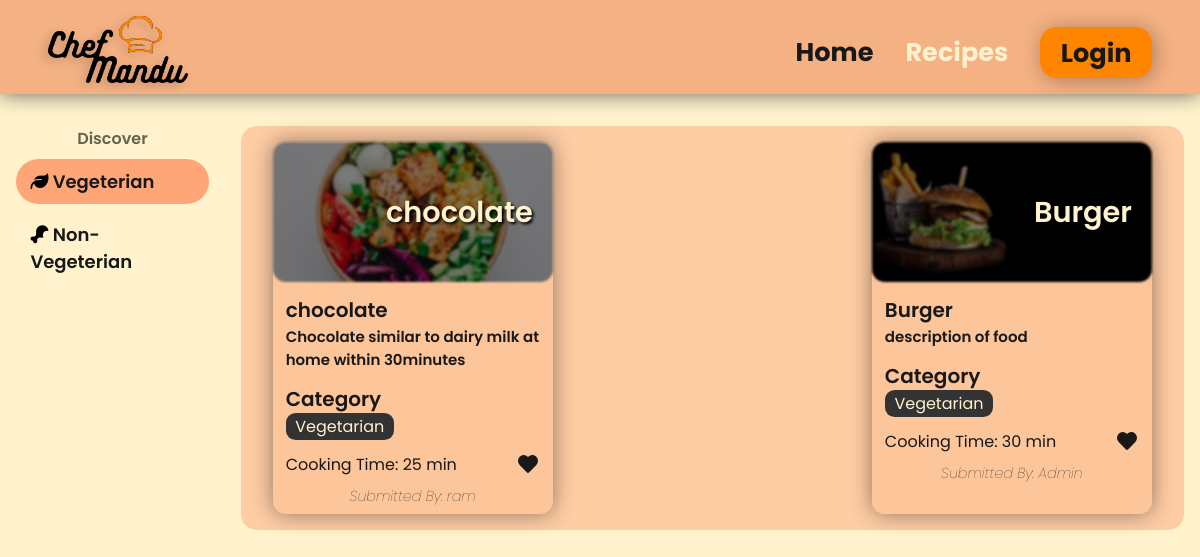
The app's page /chefMandu/homepage/recipes/recipeDash.php with its own data.
### tables this page shows
CREATE TABLE `recipes` (
  `rid` int(11) NOT NULL,
  `rtitle` varchar(100) DEFAULT NULL,
  `ringredients` varchar(255) DEFAULT NULL,
  `rdescription` text DEFAULT NULL,
  `rimg` varchar(150) NOT NULL,
  `id` int(11) NOT NULL,
  `cate_id` int(11) NOT NULL,
  `infos` text DEFAULT NULL,
  `prep_time_min` int(11) NOT NULL
);

CREATE TABLE `categories` (
  `id` int(11) NOT NULL,
  `name` varchar(15) DEFAULT NULL
);

CREATE TABLE `users` (
  `id` int(11) NOT NULL,
  `email` varchar(250) NOT NULL,
  `username` varchar(100) NOT NULL,
  `password` varchar(100) NOT NULL,
  `repassword` varchar(100) NOT NULL,
  `role` varchar(6) NOT NULL DEFAULT 'client',
  `JoinedDate` datetime NOT NULL DEFAULT current_timestamp()
);

### chefMandu/homepage/recipes/tab-content.php (the view, shortened to what this page needs)
<?php
  include_once("../../login/php/connection.php");
?>
<div class="tabs-content">
  <div class="tabs-data">
    <?php
      $select = "SELECT * FROM recipes JOIN users ON recipes.id=users.id JOIN categories ON recipes.cate_id=categories.id  WHERE cate_id = 1 ORDER BY recipes.rid";
      $exe = mysqli_query($conn,$select);
      if(mysqli_num_rows($exe)>0){
    ?>
    <div class="cards">
      <?php
        while($row = mysqli_fetch_assoc($exe)){
      ?>
        <div class="card-container">
          <a href="recipe.php?recipe=<?php echo $row['rid'];?>">
          <div class="card-header">
            <div class="card-img">
              <img src="../../uploads/<?php echo $row['rimg']?>" halt="" />
              <div class="card-name"><?php echo $row['rtitle']?></div>
            </div>
          </div>
          <div class="card-body">
            <div class="card-title"><?php echo $row['rtitle']?></div>
            <div class="card-desc">
              <?php echo $row['infos']?>
            </div>
          </div>
          <div class="card-body2">
            <div class="card-category-type">
              <div class="card-category">Category</div>
              <div>
                <span><?php echo $row['name']?></span>
              </div>
            </div>
          </div>
          <div class="card-footer">
            <div>
              Cooking Time: <?php echo $row['prep_time_min']?> min
            </div>
            <?php if(!empty($_SESSION['Username'])){ ?>
              <div class="card-save">
                <?php
                  $rid = $row['rid'];
                  $select= " SELECT uid,rid FROM fav WHERE uid=$uid and rid=$rid ";
                  $selectExe = mysqli_query($conn, $select);
                  if(mysqli_num_rows($selectExe) == 1){
                ?>
                <a href="../../crud(php)/favourites/remove-save-recipePg.php?rid=<?php echo $rid;?>&uname=<?php echo $_SESSION['Username'];?>" title="Remove from favourites" class="fav-btn">
                  <svg
                    xmlns="http://www.w3.org/2000/svg"
                    width="24"
                    height="24"
                    viewBox="0 0 24 24"
                    >
                    <path
                      stroke-linejoin="round"
                      stroke-width="1.5"
                      d="M22 8.862a5.95 5.95 0 0 1-1.654 4.13c-2.441 2.531-4.809 5.17-7.34 7.608c-.581.55-1.502.53-2.057-.045l-7.295-7.562c-2.205-2.286-2.205-5.976 0-8.261a5.58 5.58 0 0 1 8.08 0l.266.274l.265-.274A5.612 5.612 0 0 1 16.305 3c1.52 0 2.973.624 4.04 1.732A5.95 5.95 0 0 1 22 8.862Z"
                    />
                  </svg>
                </a>
                <?php }else{ ?>
                <a href="../../crud(php)/favourites/save-recipePg.php?rid=<?php echo $rid;?>&uname=<?php echo $_SESSION['Username'];?>" title="Add to favourites" class="fav-btn remove">
                  <svg
                    xmlns="http://www.w3.org/2000/svg"
                    width="24"
                    height="24"
                    viewBox="0 0 24 24"
                    >
                    <path
                      stroke-linejoin="round"
                      stroke-width="1.5"
                      d="M22 8.862a5.95 5.95 0 0 1-1.654 4.13c-2.441 2.531-4.809 5.17-7.34 7.608c-.581.55-1.502.53-2.057-.045l-7.295-7.562c-2.205-2.286-2.205-5.976 0-8.261a5.58 5.58 0 0 1 8.08 0l.266.274l.265-.274A5.612 5.612 0 0 1 16.305 3c1.52 0 2.973.624 4.04 1.732A5.95 5.95 0 0 1 22 8.862Z"
                    />
                  </svg>
                </a>
                <?php } ?>
              </div>
            <?php }else{ ?>
              <div class="card-save">
                <a href="../../login/login.php" class="fav-btn remove">
                </a>
              </div>
            <?php }?>
          </div>
          <?php if($row['role']=='client'){?>
          <span> <i>Submitted By: <?php echo $row['username']?></i> </span>
          <?php }else{ ?>
          <span> <i>Submitted By: Admin</i> </span>
          <?php } ?>
        </a>
        </div>
      <?php
        } }else{echo "Currently no recipes found";}
      ?>
    </div>
  </div>
</div>

### chefMandu/homepage/recipes/recipeDash.php (shortened to what this page needs)
<!DOCTYPE html>
<html lang="en">
  <head>
    <link
      rel="stylesheet"
      href="https://cdnjs.cloudflare.com/ajax/libs/font-awesome/6.4.0/css/all.min.css"
    />
    <link rel="stylesheet" href="../css/main.css" />
    <link rel="stylesheet" href="css/recipeDash.css">
  </head>
  <body>
    <div class="nav">
      <div class="logo">
        <a href="../main.php"><img src="../../img/new-logo-svg-cropped.svg" alt="" /></a>
      </div>
      <div class="menus">
        <ul>
          <li><a href="../main.php">Home</a></li>
          <li><a href="#" class="active">Recipes</a></li>
          <?php
            if(!empty($_SESSION['isLoggedIn'] )){
              if($_SESSION['isLoggedIn'] != 'true'){ ?>
          <li><a href="../login/login.html">Login</a></li>
          <?php }else{
              if($_SESSION['Role'] == 'admin'){
            ?>
          <li><a href="../../dashboard/admin.php">Profile</a></li>
          <?php }else{ ?>
          <li><a href="../../dashboard/client.php">Profile</a></li>
          <?php } } }else{ ?>
          <li><a href="../../login/login.php">Login</a></li>
          <?php } ?>
        </ul>
      </div>
    </div>
    <div class="body">
      <div class="tabs">
        <ul>
          <p>Discover</p>
          <li><i class="fa-solid fa-leaf" style="color: #000000;"></i> <a href="#">Vegeterian</a></li>
          <li><i class="fa-solid fa-drumstick-bite" style="color: #000000;"></i> <a href="#">Non-Vegeterian</a></li>
        </ul>
      </div>
      <?php include('tab-content.php')?>
    </div>
  </body>
</html>

### chefMandu/homepage/css/main.css (style rules this page uses)
:root { --color1: #fff2cc; --color2: #f4b183; --color3: #ff8500; --color4: #181818; }
* { padding: 0; margin: 0; box-sizing: border-box; font-family: "Poppins"; scroll-behavior: smooth; scroll-padding-top: 130px; }
body { background-color: var(--color1); color: var(--color4); background-attachment: fixed; }
li { list-style: none; }
a { text-decoration: none; }
.nav { display: flex; justify-content: space-between; align-items: center; padding: 0.3em 3em; background-color: transparent; padding-top: 1em; margin-bottom: 1em; gap: 10vw; position: sticky; z-index: 2; background-color: var(--color2); border-radius: 1.8em 1.8em 0 0; margin: 0.6em 0.6em 0 0.6em; }
.logo { width: 140px; }
.logo img { width: 100%; height: 100%; filter: drop-shadow(-4px 3px 5px rgba(0, 0, 0, 0.2)); }
.menus ul { display: flex; gap: 2em; }
.menus li { transition: 0.1s ease; }
.menus a { color: var(--color4); font-weight: bold; font-size: 1.6em; transition: 0.2s ease-out; }
.menus li:last-child a { background-color: var(--color3); border-radius: 0.625em; padding: 0.3em 0.8em; box-shadow: 2px 2px 20px 0px rgba(0, 0, 0, 0.3); }
.menus a.active { color: var(--color1); }
.tabs { width: 90%; margin: 1em auto; margin-top: 3em; }
.tabs ul { display: flex; justify-content: center; gap: 3vw; flex-wrap: wrap; }
.tabs li { padding: 0.5em 0.8em; border-radius: 1.4em; font-size: 18px; font-weight: 600; cursor: pointer; }
.tabs li.active { background: #ffa678; animation: fadeColor 0.4s ease; }
.tabs-content { margin: 3em auto; text-align: center; position: relative; width: 90%; }
.tabs-data { position: relative; display: none; width: 100%; flex-direction: column; }
.tabs-data.active { display: flex; animation: fade 0.8s ease; }
.cards { display: flex; justify-content: space-between; flex-wrap: wrap; padding: 0 1em; }
.cards a { color: #181818; }
.card-container { display: flex; flex-direction: column; max-width: 280px; width: 100%; background-color: #f4b18350; border-radius: 0.8em; box-shadow: 0 0 22px 0 #1818187c; transition: transform 0.1s ease; cursor: pointer; }
.card-img { position: relative; height: 140px; }
.card-name { position: absolute; top: 50%; right: 20px; transform: translateY(-50%); font-size: 1.8em; font-weight: 600; color: var(--color1); text-shadow: 2px 2px 3px black; }
.card-img img { width: 100%; height: 100%; object-fit: cover; border-radius: 0.8em; filter: brightness(50%) blur(0.8px); transition: filter 0.2s ease; }
.card-body, .card-body2, .card-footer { text-align: left; padding: 0.8em 0.8em 0 0.8em; }
.card-title, .card-category { font-size: 20px; font-weight: 600; }
.card-desc { font-size: 15px; font-weight: 600; }
.card-category-type span { background: #333333; color: var(--color1); border-radius: 0.6em; padding: 0.1em 0.6em; }
.card-footer { display: flex; justify-content: space-between; }
.fav-btn { fill: red; transition: 0.23s; }
.fav-btn.remove { fill: #181818; transition: 0.23s; }
.card-container span i { font-weight: lighter; font-size: 0.9em; }
.card-container span { margin-bottom: 6px; }

### chefMandu/homepage/recipes/css/recipeDash.css (style rules this page uses)
.nav { margin: 0; margin-bottom: 0; position: sticky; background-color: var(--color2); border-radius: 0; box-shadow: 0px 0px 20px rgba(0, 0, 0, 0.6); }
.body { display: flex; justify-content: space-around; margin-top: 1em; }
.tabs { width: 18.4vw; margin: 1em; }
.tabs p { text-align: center; }
.tabs ul li a { color: var(--color4); }
.tabs ul { flex-direction: column; width: fit-content; gap: 1vh; color: rgba(0, 0, 0, 0.6); font-weight: 600; }
.tabs-content { margin: 1em; height: fit-content; }
.tabs-data { background-color: #ffa5787b; border-radius: 1em; height: fit-content; padding: 1em; }
.cards { row-gap: 4vh; gap: 2vw !important; }

### records on screen
recipes: rimg (picture), rtitle "chocolate", infos "Chocolate similar to dairy milk at home within 30minutes", cate.name "Vegetarian", prep_time_min "25", id.username "ram"
recipes: rimg (picture), rtitle "Burger", infos "description of food", cate.name "Vegetarian", prep_time_min "30", shows "Submitted By: Admin"
